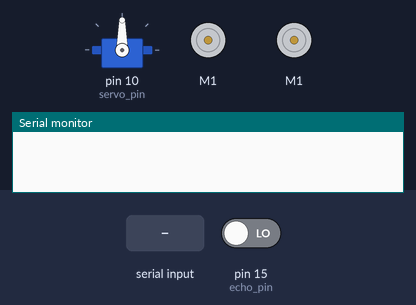
This sketch was run on a simulated Arduino Uno, built with avr-gcc and run on an emulated ATmega328P. Shown: servo, 2 × DC motor (green arrow = forward, orange = backward, longer = faster), the last lines printed to the serial monitor. The test bench sets the inputs (shaded band); at power-on: pin 15 (echo_pin) LOW.

Above: at 1.2 s.
1.3 s: "a" received over Serial
At 5.0 s:
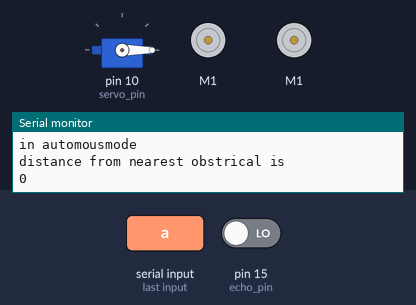
At 7.1 s:
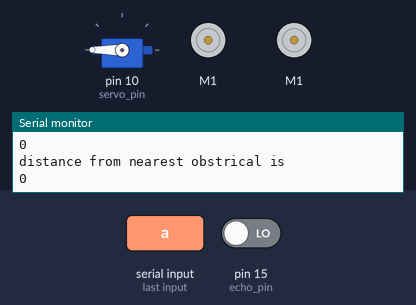
Timing chart, 0 to 8.6 s (numbered marks = the images above; inputs shaded):
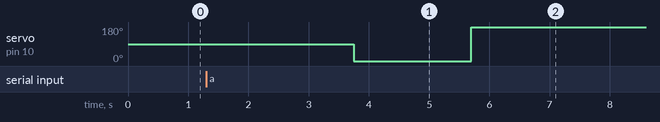

Measured:
- after the input at 1.3 s, servo on pin 10 (servo_pin): 90° → 0° after 2.5 s, → 180° 2.0 s later

The sketch:

pi_bot.ino
```cpp
//#include <aJSON.h>
#include <Servo.h>
#include <AFMotor.h>

// json paramerter
char Orders[3];
char current_mode = 't';

//dc motor controls
AF_DCMotor motor1(1, MOTOR12_64KHZ);
AF_DCMotor motor2(1, MOTOR12_64KHZ);

// ping sensor pins
int tri_pin = 14;
int echo_pin = 15;

// servo for ping sensor
unsigned long last_print = 0;
Servo servo;
int servo_pin = 10;

// modes
#define Contorl_Mode 0
#define Dir          1#define Time         2
#define min_distance 20 // minimubum distance to be considered as a obstrical

int right_distance = 0;
 int left_distance = 0;

void setup(){

 Serial.begin(9600);
 // inilize the json objects
 // a- autonomous, m-manual
 Orders[Contorl_Mode] = 'a';
 // f- forward, r- right, l -left, b- backwords
 Orders[1] = 'f';
 Orders[2] = '1';

 servo.attach(servo_pin);
}

void loop(){
  if(Serial.available() > 0){
    Serial.println("revceivin info over serival");
    Serial.readBytesUntil('/r',Orders,3);
    // check the control mode
    if(Orders[Contorl_Mode] == 'a'){
      if(current_mode != 'a'){
        current_mode = 'a';
        activate_autonomous_mode();
      }
    }
  }

  if(Orders[Contorl_Mode] == 'm'){
      current_mode = 'm';

      // I have the power,, no need of stupid ord
  }

}


//method to get distance from the nearest object
int get_distance()
{
  int dis,duration;
  digitalWrite(tri_pin,HIGH);
  delay(150);
  digitalWrite(tri_pin, LOW);
  duration = pulseIn(echo_pin, HIGH);
  int obj_dist = (duration/2)/29.1;
  Serial.println("distance from nearest obstrical is" + obj_dist);
  Serial.println(obj_dist);
  delay(300);
  return obj_dist;
}

//autonomous mode
void activate_autonomous_mode(){
  Serial.println("in automousmode");
  servo.write(90);
  if(get_distance() > min_distance){
  //  go_forward();
    delay(1000);
   // all_stop();
  }
  else{
    //lok right
    servo.write(0);
    delay(500);
    left_distance = get_distance();
    // look left
    servo.write(180);
    delay(500);
    right_distance = get_distance();
    //turn left
    if(left_distance > right_distance){
      turn_left();
    }
    // turn right
    else{
      turn_right();
    }

  }
}

// turn left
void turn_left()
{
motor1.run(FORWARD);
motor2.run(BACKWARD);
delay(400);
stop();
}

// turn right
void turn_right()
{
motor1.run(BACKWARD);
motor2.run(FORWARD);
delay(500);
stop();
}

//all stop
void stop(){
  motor1.run(RELEASE);
  motor2.run(RELEASE);
}
```
